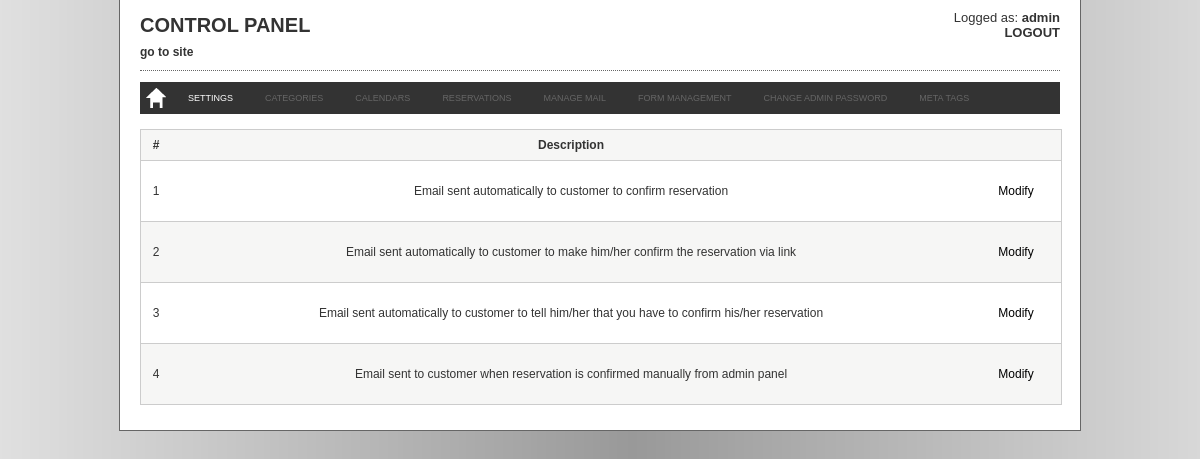
The app's page /admin/mails.php (signed in) with its own data.
### tables this page shows
CREATE TABLE `booking_texts` (
  `text_id` int(11) unsigned NOT NULL AUTO_INCREMENT,
  `page_id` int(11) NOT NULL,
  `text_label` varchar(255) NOT NULL DEFAULT '',
  `text_value` text NOT NULL,
  PRIMARY KEY (`text_id`)
);

### admin/common.php (called while the page is built, shortened)
<?php
include_once dirname(__FILE__).'/class/settings.class.php';
$settingObj = new setting();
include_once dirname(__FILE__).'/class/list.class.php';
include_once dirname(__FILE__).'/class/lang.class.php';
$listObj = new lists();
$langObj = new lang();
?>

### admin/class/lang.class.php (called while the page is built, shortened)
<?php
class lang {
	private function doLanguageQuery($label) {
		$languageQry = mysql_query("SELECT * FROM booking_texts WHERE text_label='".mysql_real_escape_string($label)."'");
		return stripslashes(mysql_result($languageQry,0,'text_value'));
	}
	public function getLabel($label) {
		return lang::doLanguageQuery($label);
	}
}
?>

### admin/class/settings.class.php (called while the page is built, shortened)
<?php
class setting {
	private function doSettingQuery($setting) {
		$settingQry = mysql_query("SELECT * FROM booking_config WHERE config_name='".mysql_real_escape_string($setting)."'");
		return mysql_result($settingQry,0,'config_value');
	}
	public function getReservationConfirmationMode() {
		return setting::doSettingQuery('reservation_confirmation_mode');
	}
	public function getSiteDomain() {
		return setting::doSettingQuery('site_domain');
	}
}
?>

### admin/class/list.class.php (called while the page is built, shortened)
<?php
class lists {
	public function getMailsList() {
		$arrayMails = Array();
		$mailsQry = mysql_query("SELECT * FROM booking_emails");
		while($mailRow=mysql_fetch_array($mailsQry)) {
			$arrayMails[$mailRow["email_id"]] = Array();
			$arrayMails[$mailRow["email_id"]]["email_name"] = $mailRow["email_name"];
		}
		return $arrayMails;
	}
}
?>

### admin/mails.php (the view, shortened to what this page needs)
<?php
include 'common.php';
include 'include/header.php';
?>
<div id="top_bg_container_all">
    <div id="container_all">
        <div id="container_content">
			<?php
            include 'include/menu.php';
            ?>
            <div id="table_container">
                <div id="table">
                    <div class="mails_title_col1">
                        <div id="table_cell">#</div>
                    </div>
                    <div class="mails_title_col2">
                        <div id="table_cell"><?php echo $langObj->getLabel("MAIL_DESCRIPTION_LABEL"); ?></div>
                    </div>
                    <div class="mails_title_col3">
                        <div id="table_cell"></div>
                    </div>
                    <?php
                    $arrayMails = $listObj->getMailsList();
                    $i=1;
                    foreach($arrayMails as $mailId => $mail) {
                        if($i % 2) {
                            $class="alternate_table_row_white";
                        } else {
                            $class="alternate_table_row_grey";
                        }
                    ?>
                    <div class="mails_row_col1 <?php echo $class; ?>">
                        <div id="table_cell"><?php echo $i; ?></div>
                    </div>
                    <div class="mails_row_col2 <?php echo $class; ?>">
                        <div id="table_cell">
                            <?php echo $mail["email_name"]; ?>
                        </div>
                    </div>
                    <div class="mails_row_col3 <?php echo $class; ?>">
                        <div id="table_cell">
							<a href="new_mail.php?mail_id=<?php echo $mailId; ?>"><?php echo $langObj->getLabel("MAIL_MODIFY"); ?></a>
                        </div>
                    </div>
                    <?php
                    $i++;
                    } ?>
                </div>
            </div>
            <div id="rowspace"></div>
        </div>
    </div>
</div>
<?php
include 'include/footer.php';
?>

### admin/include/menu.php (shortened to what this page needs)
<div id="header_container">
	<?php
    if(isset($_SESSION["admin_id"]) && $_SESSION["admin_id"] != 0) {
	?>
        <div class="header_left">
            <div class="header_title"><h1><?php echo $langObj->getLabel("MENU_CONTROL_PANEL_TITLE"); ?></h1></div>
            <div class="link_website"><a href="../" target="_blank"><?php echo $langObj->getLabel("MENU_GO_TO_SITE"); ?></a></div>
        </div>
        <div class="header_identity_container">
            <div class="header_identity"><?php echo $langObj->getLabel("MENU_LOGGED_AS"); ?> <strong><?php echo $_SESSION["admin_name"]?></strong></div>
            <div class="header_logout"><strong><a href="logout.php"><?php echo $langObj->getLabel("MENU_LOGOUT"); ?></a></strong></div>
        </div>
        <div class="line_dotted"></div>
    <?php
	}
	?>
</div>
<div id="menu_container">
    <div id="menu">
    <ul>
        <?php
        if(isset($_SESSION["admin_id"]) && $_SESSION["admin_id"] != 0) {
		?>
        	<li><a href="welcome.php" class="home_button"></a></li>
            <?php
			if($settingObj->getReservationConfirmationMode() == 0 && $settingObj->getSiteDomain() == '') {
				?>
                <li><a href="configuration.php" <?php if(stristr($_SERVER["SCRIPT_NAME"],"configuration.php")) { echo "style='background-color: #666;'"; }?>><?php echo $langObj->getLabel("MENU_SETTINGS"); ?></a></li>
                <li><a href="#" style='color: #666;'><?php echo $langObj->getLabel("MENU_CATEGORIES"); ?></a></li>
                <li><a href="#" style='color: #666;'><?php echo $langObj->getLabel("MENU_CALENDARS"); ?></a></li>
				<li><a href="#" style='color: #666;'><?php echo $langObj->getLabel("MENU_RESERVATIONS"); ?></a></li>
                <li><a href="#" style='color: #666;'><?php echo $langObj->getLabel("MENU_MANAGE_MAIL"); ?></a></li>
				<li><a href="#" style='color: #666;'><?php echo $langObj->getLabel("MENU_FORM_MANAGEMENT"); ?></a></li>
				<li><a href="#" style='color: #666;'><?php echo $langObj->getLabel("MENU_CHANGE_ADMIN_PASSWORD"); ?></a></li>
                <li><a href="#" style='color: #666;'><?php echo $langObj->getLabel("MENU_META_TAGS"); ?></a></li>
				<?php
			}
			?>
        <?php
		}
		?>
    </ul>
   </div>
</div>

### admin/css/style.css (style rules this page uses)
body { background: url(../images/bg.png) top center repeat-y; padding: 0px; margin: 0px; font-family:Arial, Helvetica, sans-serif; font-size:12px; color:#333; }
h1 { font-size: 20px; font-weight: bold; margin: 0px; padding: 0px; }
#top_bg_container_all { padding: 0px; margin: 0px; height: 73px; }
#container_all { width: 960px; border: 1px solid #666; border-top: none; margin-left: auto; margin-right: auto; background: #fff; }
#container_content { width: 920px; margin-left: auto; margin-right: auto; }
#table_container { margin:auto; width:920px; margin-top:15px; margin-bottom:0px; }
#table { width: 920px; border: 1px solid #CCCCCC; border-bottom:none; float:left; color: #333; }
#table_cell { width:inherit; height:inherit; display:table-cell; vertical-align:middle; text-align:center; }
#table_cell a { cursor:pointer; text-decoration:none; }
.alternate_table_row_white { background-color:#FFFFFF; }
.alternate_table_row_grey { background-color:#F6F6F5; }
.header_left { float: left; }
.header_title { width: 500px; height: 35px; line-height: 50px; }
.link_website { height: 20px; padding: 10px 0 5px; font-weight: bold; }
.link_website a { color: #333; text-decoration: none; font-weight: bold; }
.header_identity_container { float: right; text-align: right; font-size: 13px; }
.header_identity { margin-top: 10px; }
.header_logout a { text-decoration: none; color: #333; }
.line_dotted { width: 920px; height: 1px; border-top: 1px dotted #666666; }
#menu_container { width: 920px; height: 32px; margin-top: 10px; margin-left: auto; margin-right: auto; background: #333; z-index: 100; }
#menu { padding:0; margin:0; }
#menu ul { padding:0; margin:0; }
#menu li { position: relative; float: left; list-style: none; margin: 0; padding:0; font-size:9px; }
#menu li a { height: 32px; display: block; padding: 0 16px; text-decoration:none; text-align: center; line-height: 32px; background-color: #333; color: #fff; cursor: pointer; }
.home_button { height: 32px; background-image: url(../images/buttons/home.png); background-position: top left; }
#rowspace { clear: both; height:25px; }
.mails_title_col1 { width: 30px; height: 30px; float:left; background-color:#F6F6F5; border-bottom:1px solid #CCC; text-align:center; font-weight:bold; }
.mails_title_col2 { width: 800px; height: 30px; float:left; background-color:#F6F6F5; border-bottom:1px solid #CCC; font-weight:bold; }
.mails_title_col3 { width: 90px; height: 30px; float:left; background-color:#F6F6F5; border-bottom:1px solid #CCC; font-weight:bold; }
.mails_row_col1 { width: 30px; height: 60px; float:left; border-bottom:1px solid #CCC; text-align:center; }
.mails_row_col2 { width: 800px; height: 60px; float:left; border-bottom:1px solid #CCC; }
.mails_row_col3 { width: 90px; height: 60px; float:left; border-bottom:1px solid #CCC; }
.mails_row_col3 a { text-decoration:none; color:#000; }

### records on screen
booking_texts: text_value "CONTROL PANEL"
booking_texts: text_value "go to site"
booking_texts: text_value "Logged as:"
booking_texts: text_value "LOGOUT"
booking_texts: text_value "SETTINGS"
booking_texts: text_value "CATEGORIES"
booking_texts: text_value "CALENDARS"
booking_texts: text_value "RESERVATIONS"
booking_texts: text_value "MANAGE MAIL"
booking_texts: text_value "FORM MANAGEMENT"
booking_texts: text_value "CHANGE ADMIN PASSWORD"
booking_texts: text_value "META TAGS"
booking_texts: text_value "Description"
booking_texts: text_value "Modify"

### other values on screen
$_SESSION["admin_name"] "admin"
$mail["email_name"] "Email sent automatically to customer to confirm reservation"
$mail["email_name"] "Email sent automatically to customer to make him/her confirm the reservation via link"
$mail["email_name"] "Email sent automatically to customer to tell him/her that you have to confirm his/her reservation"
$mail["email_name"] "Email sent to customer when reservation is confirmed manually from admin panel"
